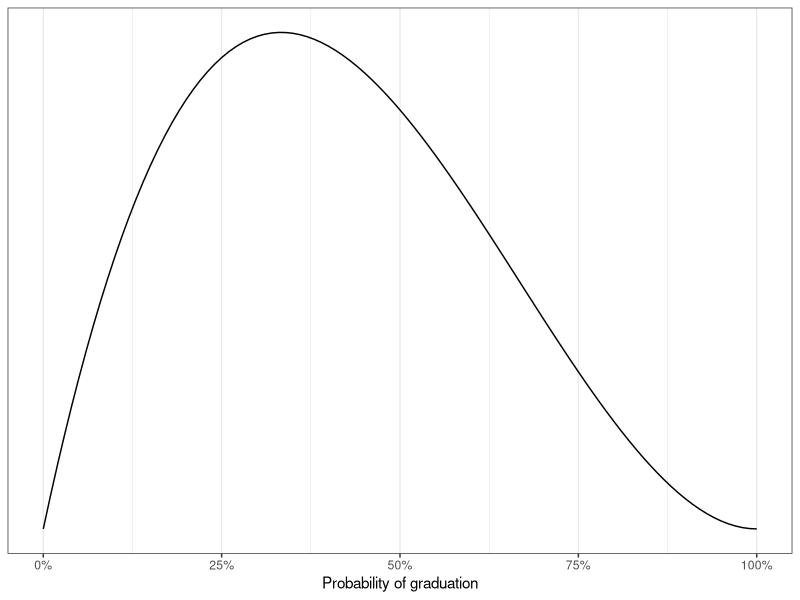
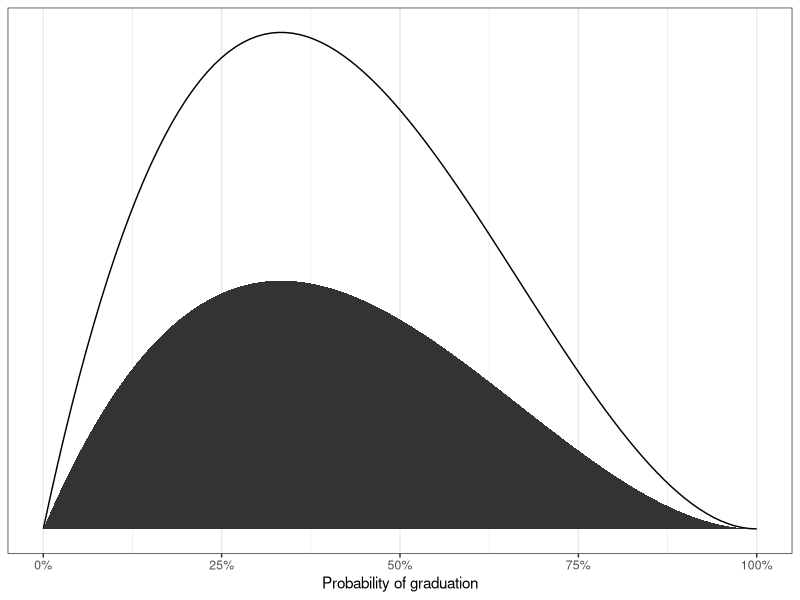
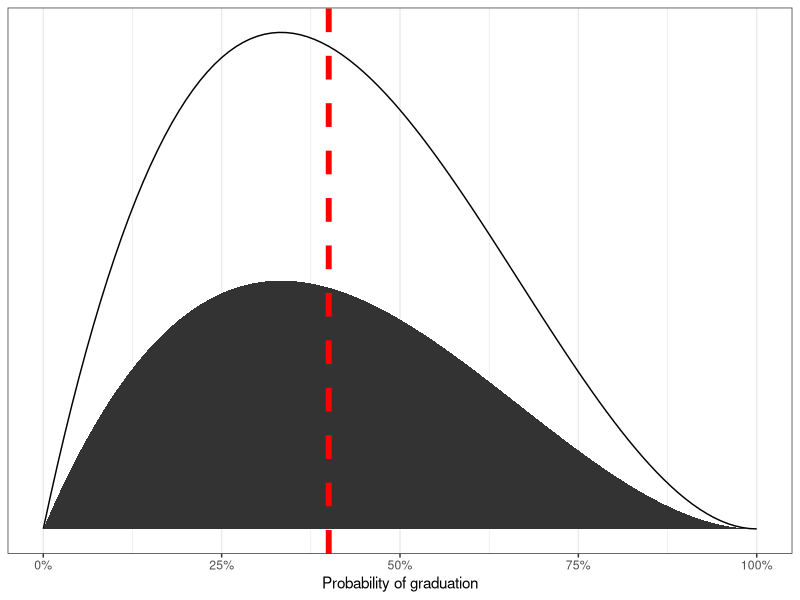
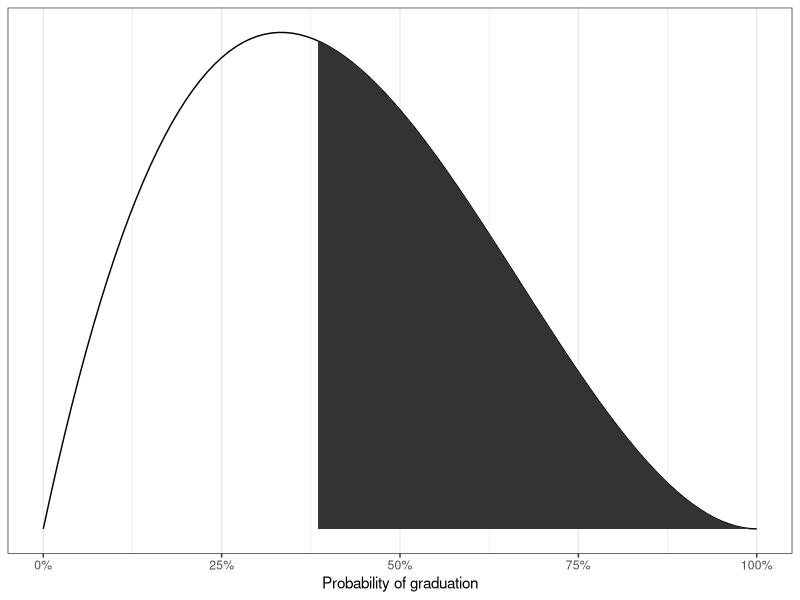
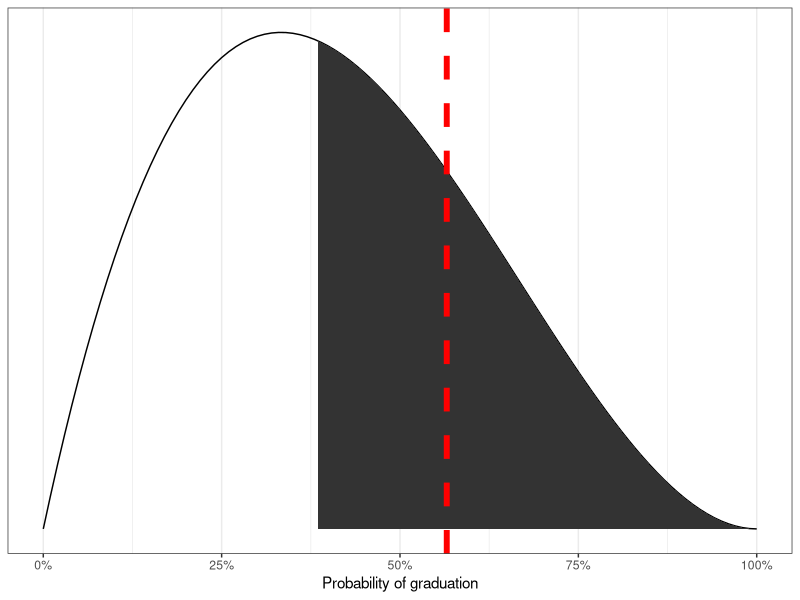
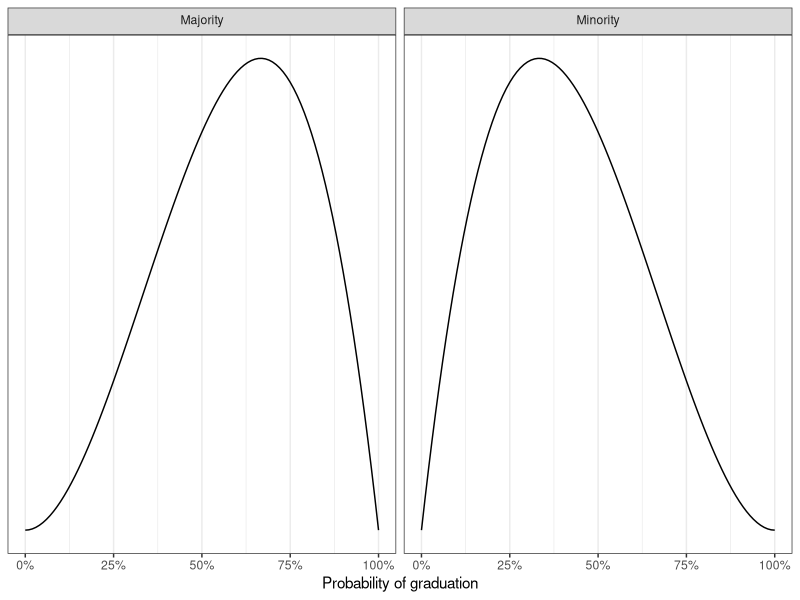
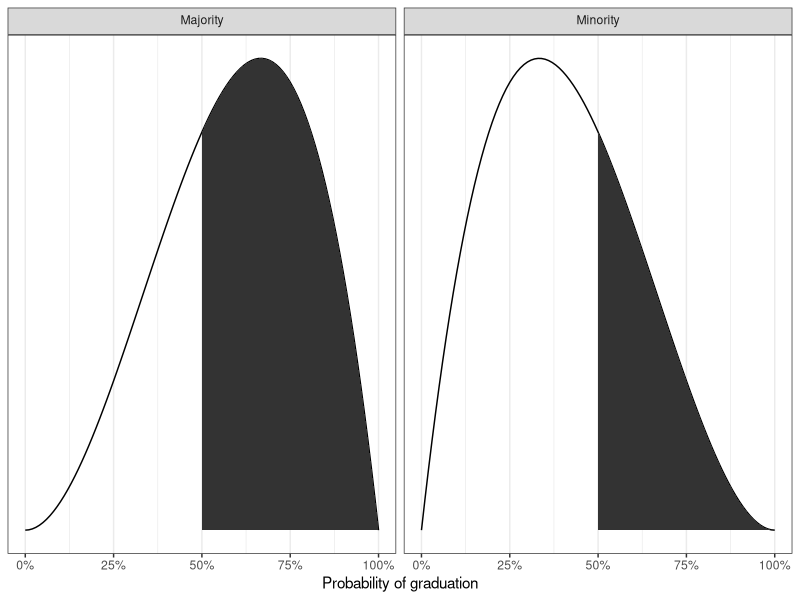
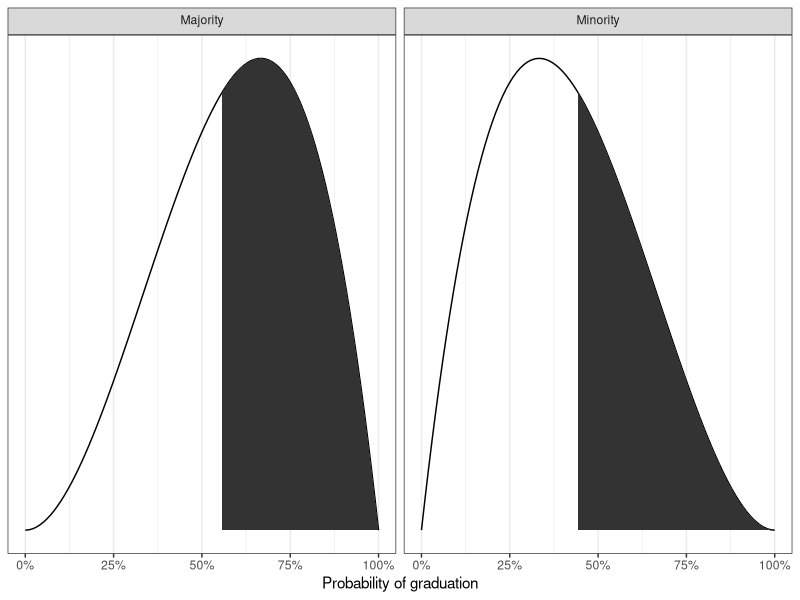

These figures' R source, in order:
library(tidyverse)

set.seed(1)

theme_set(theme_bw())

p1 <- ggplot() +
  geom_function(fun = ~ dbeta(., 2, 3)) +
  scale_x_continuous(
    "Probability of graduation",
    labels = scales::label_percent(1),
    limits = c(0, 1)
  ) +
  scale_y_continuous(NULL, breaks = NULL, labels = NULL)

ggsave(
  "p1.png",
  plot = p1,
  width = 4.5,
  height = 3
)

m2 <- tibble(x = rbeta(1e7, 2, 3)) %>%
  with(mean(x))

p2 <- p1 +
  stat_function(fun = ~ 1/2 * dbeta(., 2, 3), geom = "area") 

ggsave(
  "p2.png",
  plot = p2,
  width = 4.5,
  height = 3
)

p2.5 <- p2 +
  geom_vline(xintercept = m2, linetype = "dashed", color = "red", size = 2)

ggsave(
  "p2.5.png",
  plot = p2.5,
  width = 4.5,
  height = 3
)

m3 <- tibble(x = rbeta(1e7, 2, 3)) %>%
  filter(x > qbeta(1/2, 2, 3)) %>%
  with(mean(x))

p3 <- p1 +
  stat_function(fun = ~ dbeta(., 2, 3), geom = "area", xlim = c(qbeta(1/2, 2, 3), 1))

ggsave(
  "p3.png",
  plot = p3,
  width = 4.5,
  height = 3
)

p3.5 <- p3 +
  geom_vline(xintercept = m3, linetype = "dashed", color = "red", size = 2)

ggsave(
  "p3.5.png",
  plot = p3.5,
  width = 4.5,
  height = 3
)

p4 <- ggplot() +
  geom_function(fun = ~ dbeta(., 2, 3), data = tibble(A = "Minority")) +
  geom_function(fun = ~ dbeta(., 3, 2), data = tibble(A = "Majority")) +
  scale_x_continuous(
    "Probability of graduation",
    labels = scales::label_percent(1),
    limits = c(0, 1)
  ) +
  scale_y_continuous(NULL, breaks = NULL, labels = NULL) +
  facet_grid(cols = vars(A), labeller = "label_parsed")

ggsave(
  "p4.png",
  plot = p4,
  width = 4.5,
  height = 3
)

p5 <- p4 +
  stat_function(
    fun = ~ dbeta(., 3, 2),
    geom = "area",
    xlim = c(1/2, 1),
    data = tibble(A = "Majority")
  ) +
  stat_function(
    fun = ~ dbeta(., 2, 3),
    geom = "area",
    xlim = c(1/2, 1),
    data = tibble(A = "Minority")
  )

ggsave(
  "p5.png",
  plot = p5,
  width = 4.5,
  height = 3
)

p6 <- p4 +
  stat_function(
    fun = ~ dbeta(., 3, 2),
    geom = "area",
    xlim = c(qbeta(2/5, 3, 2), 1),
    data = tibble(A = "Majority")
  ) +
  stat_function(
    fun = ~ dbeta(., 2, 3),
    geom = "area",
    xlim = c(qbeta(3/5, 2, 3), 1),
    data = tibble(A = "Minority")
  )

ggsave(
  "p6.png",
  plot = p6,
  width = 4.5,
  height = 3
)

p7 <- p4 +
  stat_function(
    fun = ~ 1/2 * dbeta(., 2, 3),
    geom = "area",
    data = tibble(A = "Minority")
  ) +
  stat_function(
    fun = ~ 1/2 * dbeta(., 3, 2),
    geom = "area",
    data = tibble(A = "Majority")
  )

ggsave(
  "p7.png",
  plot = p7,
  width = 4.5,
  height = 3
)

p8 <- ggplot() +
  scale_x_continuous(breaks = c(0:4 / 4), labels = scales::label_percent(),
                     limits = c(0, 1)) +
  scale_y_continuous(breaks = NULL) +
  ylab(NULL) +
  xlab("Probability of graduating") +
  geom_function(fun = ~ dbeta(., 2, 2), data = tibble(a = "Majority", y_ = "Would graduate\nif admitted")) +
  geom_function(fun = ~ dbeta(., 3, 3), data = tibble(a = "Majority", y_ = "Would not graduate\nif admitted")) +
  geom_function(fun = ~ dbeta(., 3, 3), data = tibble(a = "Minority", y_ = "Would graduate\nif admitted")) +
  geom_function(fun = ~ dbeta(., 4, 4), data = tibble(a = "Minority", y_ = "Would not graduate\nif admitted")) +
  facet_grid(vars(y_), vars(a), switch = "y")

ggsave(
  "p8.png",
  plot = p8,
  width = 4.5,
  height = 3
)

p9 <- p8 +
  geom_area(stat = "function", fun = ~ dbeta(., 2, 2), xlim = c(0.5, 1),
            data = tibble(a = "Majority", y_ = "Would graduate\nif admitted")) +
  geom_area(stat = "function", fun = ~ dbeta(., 3, 3), xlim = c(0.5, 1),
            data = tibble(a = "Majority", y_ = "Would not graduate\nif admitted")) +
  geom_area(stat = "function", fun = ~ dbeta(., 3, 3), xlim = c(0.5, 1),
            data = tibble(a = "Minority", y_ = "Would graduate\nif admitted")) +
  geom_area(stat = "function", fun = ~ dbeta(., 4, 4), xlim = c(0.5, 1),
            data = tibble(a = "Minority", y_ = "Would not graduate\nif admitted")) +
  annotate("text", x = 2/3, y = 1/2, label = "50%", color = "white", size = 5)

ggsave(
  "p9.png",
  plot = p9,
  width = 4.5,
  height = 3
)

p10 <- ggplot() +
  scale_x_continuous(breaks = c(0:4 / 4), labels = scales::label_percent(),
                     limits = c(0, 1)) +
  scale_y_continuous(breaks = NULL) +
  ylab(NULL) +
  xlab("Probability of graduating") +
  geom_function(fun = ~ dbeta(., 2, 2), data = tibble(a = "Majority", y_ = "Would graduate\nif admitted")) +
  geom_function(fun = ~ dbeta(., 3.1, 2.9), data = tibble(a = "Majority", y_ = "Would not graduate\nif admitted")) +
  geom_function(fun = ~ dbeta(., 3, 3), data = tibble(a = "Minority", y_ = "Would graduate\nif admitted")) +
  geom_function(fun = ~ dbeta(., 3.9, 4.1), data = tibble(a = "Minority", y_ = "Would not graduate\nif admitted")) +
  facet_grid(vars(y_), vars(a), switch = "y")

p11 <- p10 +
  geom_area(stat = "function", fun = ~ dbeta(., 2, 2), xlim = c(0.5, 1),
            data = tibble(a = "Majority", y_ = "Would graduate\nif admitted")) +
  geom_text(label = str_c(format(100 - 100 * pbeta(1/2, 2, 2), digits = 2), "%"),
            data = tibble(a = "Majority", y_ = "Would graduate\nif admitted",
                          x = 2/3, y = 1/2),
            color = "white",
            mapping = aes(x = x, y = y),
            size = 5) +
  geom_area(stat = "function", fun = ~ dbeta(., 3.1, 2.9), xlim = c(0.5, 1),
            data = tibble(a = "Majority", y_ = "Would not graduate\nif admitted")) +
  geom_text(label = str_c(format(100 - 100 * pbeta(1/2, 3.1, 2.9), digits = 2), "%"),
            data = tibble(a = "Majority", y_ = "Would not graduate\nif admitted",
                          x = 2/3, y = 1/2),
            color = "red",
            mapping = aes(x = x, y = y),
            size = 5) +
  geom_area(stat = "function", fun = ~ dbeta(., 3, 3), xlim = c(0.5, 1),
            data = tibble(a = "Minority", y_ = "Would graduate\nif admitted")) +
  geom_text(label = str_c(format(100 - 100 * pbeta(1/2, 3, 3), digits = 2), "%"),
            data = tibble(a = "Minority", y_ = "Would graduate\nif admitted",
                          x = 2/3, y = 1/2),
            color = "white",
            mapping = aes(x = x, y = y),
            size = 5) +
  geom_area(stat = "function", fun = ~ dbeta(., 3.9, 4.1), xlim = c(0.5, 1),
            data = tibble(a = "Minority", y_ = "Would not graduate\nif admitted")) +
  geom_text(label = str_c(format(100 - 100 * pbeta(1/2, 3.9, 4.1), digits = 2), "%"),
            data = tibble(a = "Minority", y_ = "Would not graduate\nif admitted",
                          x = 2/3, y = 1/2),
            color = "red",
            mapping = aes(x = x, y = y),
            size = 5)

ggsave(
  "p11.png",
  plot = p11,
  width = 4.5,
  height = 3
)

t_maj <- qbeta(1/2, 3.1, 2.9)
t_min <- qbeta(1/2, 3.9, 4.1)

p12 <- p10 +
  geom_area(stat = "function", fun = ~ dbeta(., 2, 2), xlim = c(t_maj, 1),
            data = tibble(a = "Majority", y_ = "Would graduate\nif admitted")) +
  geom_text(label = str_c(format(100 - 100 * pbeta(t_maj, 2, 2), digits = 2), "%"),
            data = tibble(a = "Majority", y_ = "Would graduate\nif admitted",
                          x = 2/3, y = 1/2),
            color = "red",
            mapping = aes(x = x, y = y),
            size = 5) +
  geom_area(stat = "function", fun = ~ dbeta(., 3.1, 2.9), xlim = c(t_maj, 1),
            data = tibble(a = "Majority", y_ = "Would not graduate\nif admitted")) +
  geom_text(label = str_c(format(100 - 100 * pbeta(t_maj, 3.1, 2.9), digits = 2), "%"),
            data = tibble(a = "Majority", y_ = "Would not graduate\nif admitted",
                          x = 2/3, y = 1/2),
            color = "white",
            mapping = aes(x = x, y = y),
            size = 5) +
  geom_area(stat = "function", fun = ~ dbeta(., 3, 3), xlim = c(t_min, 1),
            data = tibble(a = "Minority", y_ = "Would graduate\nif admitted")) +
  geom_text(label = str_c(format(100 - 100 * pbeta(t_min, 3, 3), digits = 2), "%"),
            data = tibble(a = "Minority", y_ = "Would graduate\nif admitted",
                          x = 2/3, y = 1/2),
            color = "red",
            mapping = aes(x = x, y = y),
            size = 5) +
  geom_area(stat = "function", fun = ~ dbeta(., 3.9, 4.1), xlim = c(t_min, 1),
            data = tibble(a = "Minority", y_ = "Would not graduate\nif admitted")) +
  geom_text(label = str_c(format(100 - 100 * pbeta(t_min, 3.9, 4.1), digits = 2), "%"),
            data = tibble(a = "Minority", y_ = "Would not graduate\nif admitted",
                          x = 2/3, y = 1/2),
            color = "white",
            mapping = aes(x = x, y = y),
            size = 5)

ggsave(
  "p12.png",
  plot = p12,
  width = 4.5,
  height = 3
)
